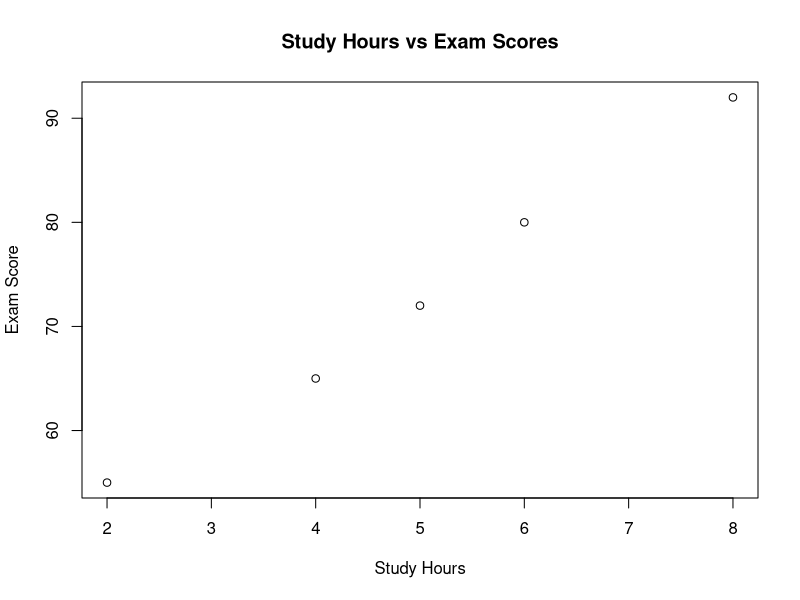

R code for this plot:
## ---- chunk 1
students <- data.frame(
  student = c("A", "B", "C", "D", "E"),
  hours = c(2, 4, 5, 6, 8),
  score = c(55, 65, 72, 80, 92)
)

print(students)
## ---- chunk 2
summary(students)
## ---- chunk 3
plot(students$hours, students$score,
     main = "Study Hours vs Exam Scores",
     xlab = "Study Hours",
     ylab = "Exam Score")
